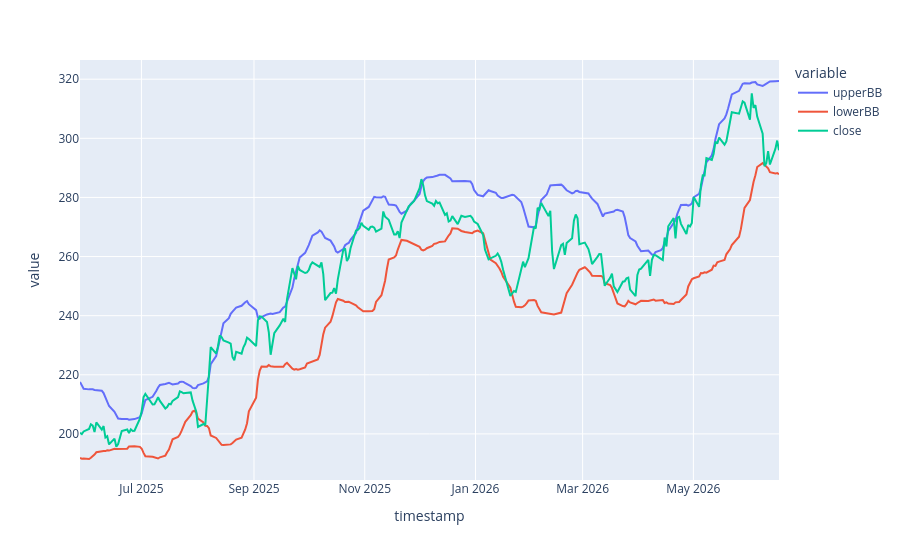

Notebook code for this chart:
### Markdown cell above
En volatilitetsindikator som består av et glidende gjennomsnitt og to standardavviksbånd. Bollinger Bands brukes ofte til å identifisere perioder med høy eller lav volatilitet:

$$
Upper\ Band=
SMA+2\sigma
$$

$$
Lower\ Band=
SMA-2\sigma
$$

F.eks:  
Kjøp når Close < Lower_Band,  
Selg når Close > Upper_Band

### Code cell
middle = df["close"].rolling(20).mean()
std = df["close"].rolling(20).std()

upper = middle + 2 * std
lower = middle - 2 * std

df["upperBB"] = upper
df["lowerBB"] = lower

px.line(df.dropna().reset_index(), "timestamp", ["upperBB", "lowerBB", "close"])

### Figure 1 — Plotly figure (JSON) as saved in the notebook; plotly's stock layout.template omitted (floating-point values rounded to 4 significant figures; data arrays with more than 128 entries replaced by an {"elided": "..."} marker saying what was removed)
{"data": [{"hovertemplate": "variable=upperBB<br>timestamp=%{x}<br>value=%{y}<extra></extra>", "legendgroup": "upperBB", "line": {"color": "#636efa", "dash": "solid"}, "marker": {"symbol": "circle"}, "mode": "lines", "name": "upperBB", "orientation": "v", "showlegend": true, "type": "scatter", "x": {"elided": "266 str values"}, "xaxis": "x", "y": {"elided": "266 float values"}, "yaxis": "y"}, {"hovertemplate": "variable=lowerBB<br>timestamp=%{x}<br>value=%{y}<extra></extra>", "legendgroup": "lowerBB", "line": {"color": "#EF553B", "dash": "solid"}, "marker": {"symbol": "circle"}, "mode": "lines", "name": "lowerBB", "orientation": "v", "showlegend": true, "type": "scatter", "x": {"elided": "266 str values"}, "xaxis": "x", "y": {"elided": "266 float values"}, "yaxis": "y"}, {"hovertemplate": "variable=close<br>timestamp=%{x}<br>value=%{y}<extra></extra>", "legendgroup": "close", "line": {"color": "#00cc96", "dash": "solid"}, "marker": {"symbol": "circle"}, "mode": "lines", "name": "close", "orientation": "v", "showlegend": true, "type": "scatter", "x": {"elided": "266 str values"}, "xaxis": "x", "y": {"elided": "266 float values"}, "yaxis": "y"}], "layout": {"legend": {"title": {"text": "variable"}, "tracegroupgap": 0}, "margin": {"t": 60}, "xaxis": {"anchor": "y", "domain": [0, 1], "title": {"text": "timestamp"}}, "yaxis": {"anchor": "x", "domain": [0, 1], "title": {"text": "value"}}}}
